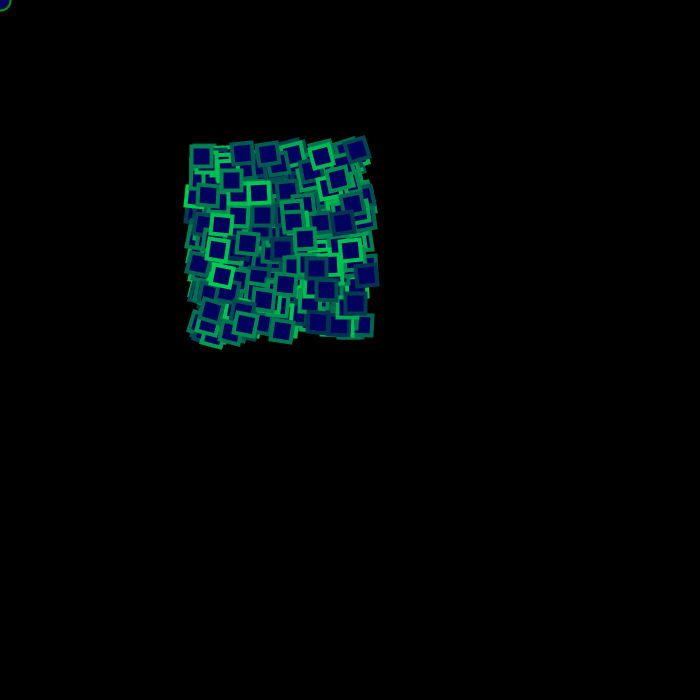
Frame 1 (no input)
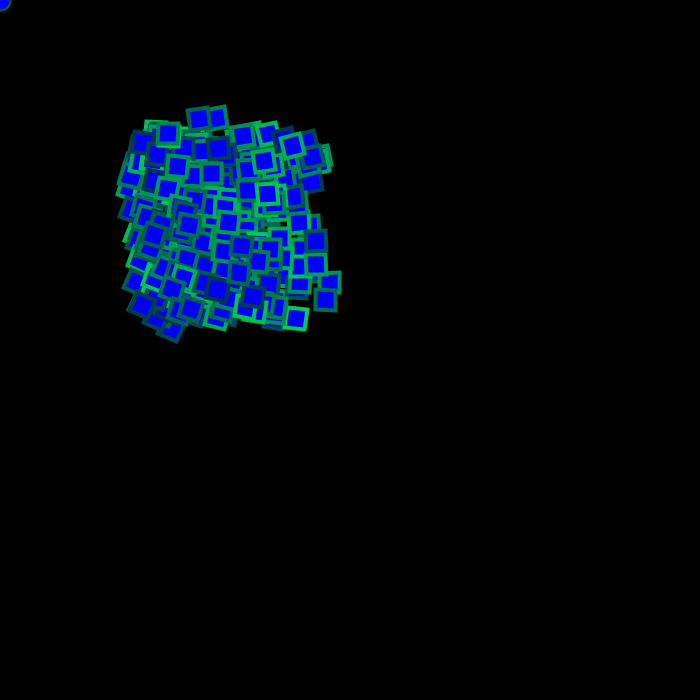
Frame 60 (the mouse pressed at the canvas centre just before this capture)
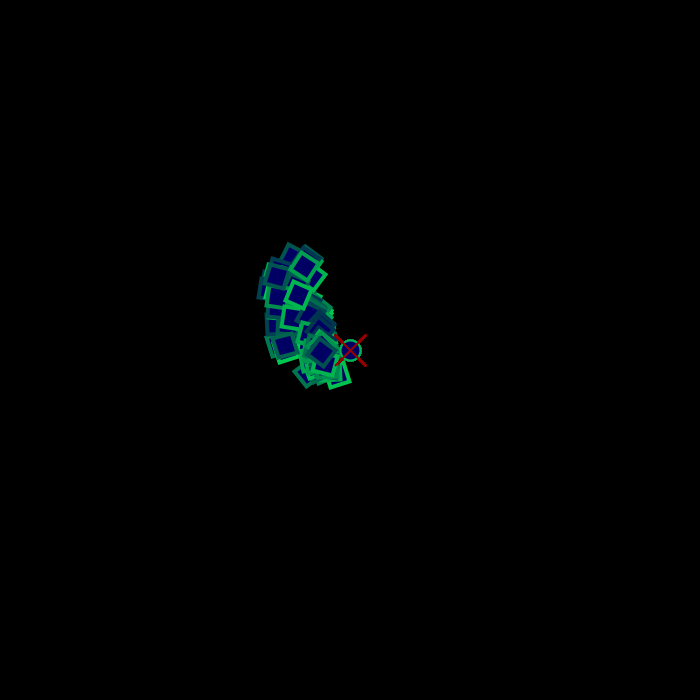
Frame 120 (the mouse held since frame 60 and released just before this capture)

The Processing sketch that drew these frames (run headless with seeded random() and noise(); from frame 60 on, the mouse is pressed at the canvas centre):

// Processing sketch: processing_86894
// ── processing_86894.pde

void setup(){
  size(700, 700);
  smooth();
  stroke(100);
  strokeWeight(2);

  for (int i=0; i<b.length; i++) {
    int xPos = (int)random(width/4) + width/2 - width/4;
    int yPos = (int)random(height/4) + height/2 - height/4;
    
    float xSpe = max(random(0.1), 0.01);
    float ySpe = xSpe;
    
    b[i] = new Bird(xPos, yPos, xSpe, ySpe);
  }
}
 
void draw(){
  background(0, 30);
  fill(0, 0, random(255));
  stroke(0,random(255),0);
  ellipse(mouseX, mouseY, 20, 20);

  for (int i=0; i<b.length; i++){
    b[i].update();
    b[i].display();
  }
}
 
 
int numBirds = 400;
Bird[] b = new Bird[numBirds];
 
class Bird extends Chain{
  float angle = 1.0;
  float birdSize = 2;
 
  Bird(int ix, int iy, float ivx, float ivy){
    super(ix, iy, ivx, ivy);
  }
 
  void update(){
    super.update();
    float dx = mouseX - super.x;
    float dy = mouseY - super.y;
    
    angle = atan2(dy, dx);
  }
 
  void display(){
    stroke(0, random(50, 205), random(79, 80));
    pushMatrix();
    translate(x, y);
    rotate(angle+PI/4);
    scale(birdSize);
    rect(5, 5, 10, 10);
    popMatrix();
  }
}
void mouseReleased(){
  for (int i=0; i<b.length; i++){
    b[i].tx = random(width) + width - width;
    b[i].ty = random(height) + height - height;
  }
}
class Chain{
 
  float x, y;
  float vx, vy;
  float tx, ty;
 
  Chain(int xpos, int ypos, float spex, float spey){
    x = xpos;
    y = ypos;
    vx = spex;
    vy = spey;
    tx = xpos;
    ty = ypos;
  }
 
  void update(){
    tx += (mouseX - tx)*0.005+random(5)-3;
    ty += random(3)-2;
 
    x += (tx - x)*vx;
    y += (ty - y)*vy;
 
    if (mousePressed){
      fill(0, 0, 100);
      ellipse(mouseX, mouseY, 20, 20);
      stroke(random(255),0,0);
      
      line(mouseX, mouseY, mouseX+15, mouseY-15);
      line(mouseX, mouseY, mouseX-15, mouseY+15);
      line(mouseX, mouseY, mouseX+15, mouseY+15);
      line(mouseX, mouseY, mouseX-15, mouseY-15);
      
      tx = mouseX;
      float dx = tx - x;
      
      if (abs(dx) > 1){
        x += dx*vx;
      }
      
      ty = mouseY;
      float dy = ty - y;
      
      if (abs(dy) < 3){
        x += dx*vx;
      }
    }
    
    if (keyPressed){
      fill(0, random(255), 0);
      ellipse(mouseX, mouseY, 20, 20);
      stroke(random(255),0,0);
      
      line(mouseX, mouseY, mouseX+15, mouseY-15);
      line(mouseX, mouseY, mouseX-15, mouseY+15);
      line(mouseX, mouseY, mouseX+15, mouseY+15);
      line(mouseX, mouseY, mouseX-15, mouseY-15);
      
      tx = mouseX;
      float dx = tx - x;
      
      if (abs(dx) > 1){
        x += dx*vx;
      }
      
      ty = mouseY;
      float dy = ty - y;
      
      if (abs(dy) < 3){
        x += dx*vx;
      }
    }
  }
}
